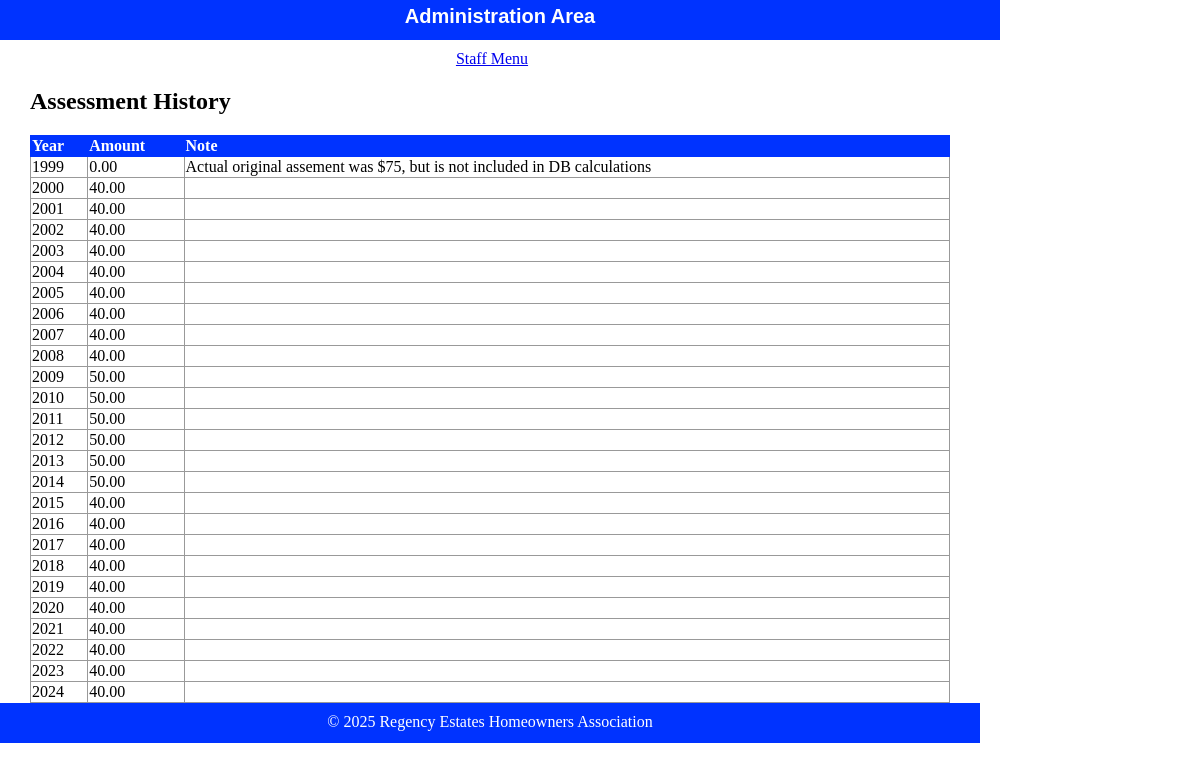
Screenshot of /html/public/staff/assessments/index.php with the database file from the repository.
### tables this page shows
CREATE TABLE `assessment` (
  `id` int(11) NOT NULL,
  `yr` int(11) DEFAULT NULL,
  `amount` decimal(10,2) DEFAULT NULL,
  `note` varchar(256) DEFAULT NULL
);

### html/private/assessment_functions.php (called while the page is built, shortened)
<?php
    function find_all_assessments() {
    global $db;
    $sql = "SELECT * FROM assessment ORDER BY yr";
    $result = mysqli_query($db, $sql);
    return $result;
    }
?>

### html/private/functions.php (called while the page is built, shortened)
<?php
function htmlsc($string = "")
{
    return htmlspecialchars($string);
}
?>

### html/public/staff/assessments/index.php (the view, shortened to what this page needs)
<?php require_once('../../../private/initialize.php'); ?>
<?php require_once('../../../private/assessment_functions.php'); ?>
<?php $assessment_set = find_all_assessments(); ?>
<?php include(SHARED_PATH . '/header.php'); ?>
    <div id="content">
        <div id="regency-menu">
            <h2>Assessment History</h2>
            <table class="list">
                <tr>
                    <th>Year</th>
                    <th>Amount</th>
                    <th>Note</th>
                </tr>
                <?php while($assessment = mysqli_fetch_assoc($assessment_set)) { ?>
                    <tr>
                        <td><?php echo htmlsc($assessment['yr']); ?></td>
                        <td><?php echo htmlsc($assessment['amount']); ?></td>
                        <td><?php echo htmlsc($assessment['note']); ?></td>
                    </tr>
                <?php } ?>
            </table>
        </div>
    </div>
<?php include(SHARED_PATH . '/footer.php'); ?>

### html/public/stylesheets/staff.css (style rules this page uses)
html { height: 100%; width: 100%; }
body { height: 1000px; width: 100%; margin: 0; padding: 0; }
#content { width: 920px; min-height: 500px; padding: 0 30px; }
table { border-collapse: collapse; vertical-align: top; }
table.list { width: 100%; }
table.list tr td { border: 1px solid #999999; }
table.list tr th { border: 1px solid #0033FF; background: #0033FF; color: white; text-align: left; }

### rows the page displays
assessment: yr "1999", amount "0.00", note "Actual original assement was $75, but is not included in DB calculations"
assessment: yr "2000", amount "40.00"
assessment: yr "2001", amount "40.00"
assessment: yr "2002", amount "40.00"
assessment: yr "2003", amount "40.00"
assessment: yr "2004", amount "40.00"
assessment: yr "2005", amount "40.00"
assessment: yr "2006", amount "40.00"
assessment: yr "2007", amount "40.00"
assessment: yr "2008", amount "40.00"
assessment: yr "2009", amount "50.00"
assessment: yr "2010", amount "50.00"
assessment: yr "2011", amount "50.00"
assessment: yr "2012", amount "50.00"
assessment: yr "2013", amount "50.00"
assessment: yr "2014", amount "50.00"
assessment: yr "2015", amount "40.00"
assessment: yr "2016", amount "40.00"
assessment: yr "2017", amount "40.00"
assessment: yr "2018", amount "40.00"
assessment: yr "2019", amount "40.00"
assessment: yr "2020", amount "40.00"
assessment: yr "2021", amount "40.00"
assessment: yr "2022", amount "40.00"
assessment: yr "2023", amount "40.00"
assessment: yr "2024", amount "40.00"
